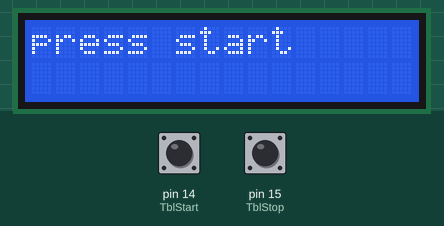
A sketch run on a simulated Arduino Uno, built with avr-gcc and run on an emulated ATmega328P. Parts: 16×2 character LCD. The inputs (shaded band) are chosen by the test bench; at power-on: pin 14 (TblStart) HIGH, pin 15 (TblStop) HIGH.

Above: at 3.3 s.
3.4 s: pin 14 (TblStart) pulled LOW for 0.15 s
At 3.55 s:
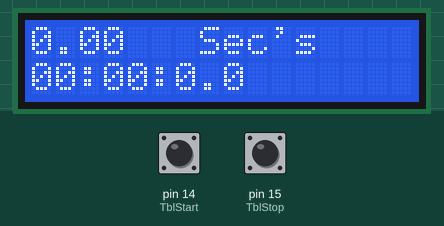
5.3 s: pin 15 (TblStop) pulled LOW for 0.15 s
8.4 s: pin 14 (TblStart) pulled LOW for 1 s
At 8.71 s:
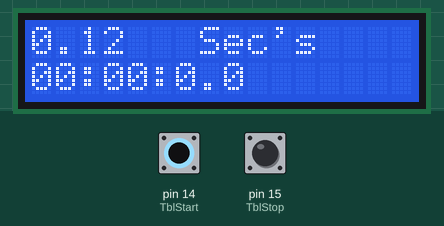
10.9 s: pin 15 (TblStop) pulled LOW for 1 s
14.9 s: pin 14 (TblStart) driven LOW and pin 15 (TblStop) driven LOW
At 15.14 s:
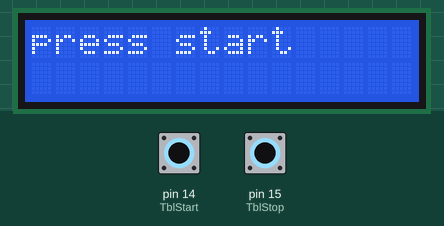
17.9 s: pin 15 (TblStop) driven HIGH
At 18.25 s:
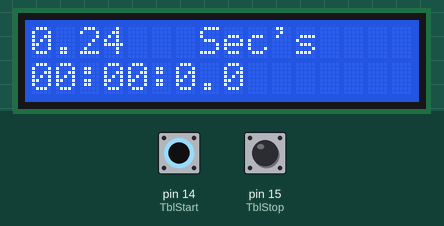

Measured:
- after the input at 3.4 s, the display: changes after 0.09 s (image 1)
- after the input at 8.4 s, the display: first changes at once (image 2 shows a later state)
- after the input at 10.9 s, every drawn part: stays the same
- after the input at 14.9 s, the display: first changes at once (image 3 shows a later state)
- after the input at 17.9 s, the display: first changes after 0.05 s (image 4 shows a later state)
- what the display in image 3 shows lasts 0.5 s, from 14.9 s to 15.4 s

The sketch:

COBA_BTN_LCD.ino
```cpp
#include <Wire.h>
#include <LiquidCrystal_I2C.h>

LiquidCrystal_I2C lcd(0x3F ,2,1,0,4,5,6,7,3, POSITIVE);
unsigned long mulai, selesai, dataStopWatch;

const int TblStart = 14;
const int TblStop = 15;
int fPaus = 0;
long lastButton = 0;
long delayAntiBouncing = 50;
long dataPaus = 0;

void setup(){
  pinMode(TblStart,INPUT);
  digitalWrite(TblStart,HIGH); //1
  pinMode(TblStop,INPUT);
  digitalWrite(TblStop,HIGH); //1

  lcd.begin(16, 2);
  lcd.clear();
  lcd.setCursor(0, 0);
  lcd.print("   Resusitasi");
  lcd.setCursor(0, 1);
  lcd.print("  Jantung Paru ");
  delay(2000);
  lcd.clear();
  lcd.print("  Tekan ");
  lcd.setCursor(0, 1);
  lcd.print("  Start");
  lcd.backlight();
}

double i = 0;
double a = millis();
double c ;

void loop(){
  lcd.clear();
    lcd.print("press start");
    delay(100);

    if(digitalRead(TblStart) == LOW) {
        lcd.clear();
        a = millis();
        while(digitalRead(TblStop) == HIGH) {

            c = millis();
            i = (c - a) / 1000;
            lcd.print(i);
            lcd.setCursor(0, 1);
            lcd.print("00:00:0.0");
            lcd.setCursor(7,0);
            lcd.print("Sec's");
            lcd.setCursor(0,0);
            Serial.println(c);
            Serial.println(a);
            Serial.println(i);
            Serial.println("......");
            delay(100);
        }

        if(digitalRead(TblStop) == LOW) {
            while(digitalRead(TblStart) == HIGH) {

              selesai = millis();
      float jam, menit, detik, miliDetik;
      unsigned long over;

      // MATH time!!!
      dataStopWatch = selesai - mulai;
      dataStopWatch = dataPaus + dataStopWatch;

      jam = int(dataStopWatch / 3600000);
      over = dataStopWatch % 3600000;
      menit = int(over / 60000);
      over = over % 60000;
      detik = int(over / 1000);
      miliDetik = over % 1000;

      lcd.setCursor(0, 1);
      lcd.print(jam, 00);
      lcd.print(":");
      lcd.print(menit, 00);
      lcd.print(":");
      lcd.print(detik, 00);
      lcd.print(".");
      if (jam < 10){
          lcd.print(miliDetik, 0);
          lcd.print("   ");
       }
//                lcd.setCursor(0,0);
//                lcd.print(i);
//                lcd.setCursor(11,0);
//                lcd.print("");
//                lcd.setCursor(0,0);
//                delay(100);
//            }
//        }
    }
    }
    }
}
```
